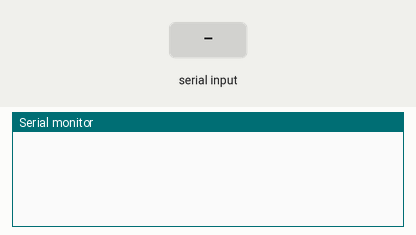
A sketch run on a simulated Arduino Uno, built with avr-gcc and run on an emulated ATmega328P. Shown: the last lines printed to the serial monitor. Inputs (shaded band) come from the test bench.

Above: at 1.2 s.
1.3 s: "1" received over Serial
At 1.7 s:
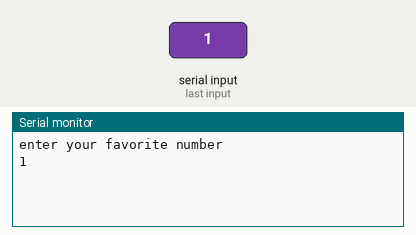
2.8 s: "0" received over Serial
At 4.0 s:
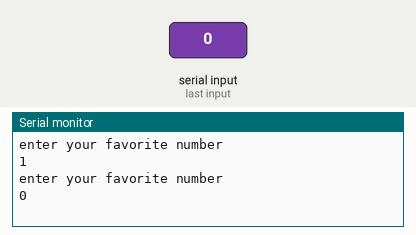
4.3 s: "2" received over Serial
At 5.2 s:
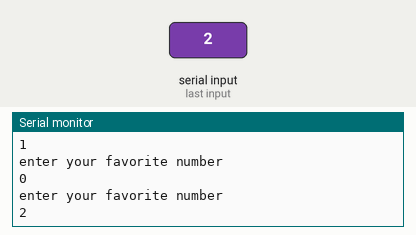

Measured:
- after the input at 1.3 s, the serial monitor: prints a new line at once (image 1)
- after the input at 2.8 s, the serial monitor: prints a new line at once (image 2)
- after the input at 4.3 s, the serial monitor: prints a new line at once (image 3)

The sketch:

kadai1.ino
```cpp
//enshu01
//簡単なプログラムを作成してみよう。

void serialEvent() {
  char input;
  //while (Serial.available()) {
    //input = (char)Serial.read();

    if (Serial.available()) {

      ///////////////////////////
Serial.println("enter your favorite number");

Serial.println((char)Serial.read());


      ///////////////////////////

    }
  }
//}

void setup() {
  Serial.begin(9600);

}

void loop() {
  ///////////////////////////


  ///////////////////////////
  serialEvent();

}
```
